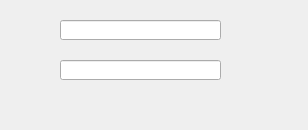
<?xml version="1.0" encoding="UTF-8"?>
<ui version="4.0">
 <class>EnterAddress</class>
 <widget class="QDialog" name="EnterAddress">
  <property name="geometry">
   <rect>
    <x>0</x>
    <y>0</y>
    <width>308</width>
    <height>130</height>
   </rect>
  </property>
  <property name="windowTitle">
   <string>Dialog</string>
  </property>
  <widget class="QLineEdit" name="lineEdit">
   <property name="geometry">
    <rect>
     <x>60</x>
     <y>20</y>
     <width>161</width>
     <height>20</height>
    </rect>
   </property>
  </widget>
  <widget class="QLineEdit" name="lineEdit_2">
   <property name="geometry">
    <rect>
     <x>60</x>
     <y>60</y>
     <width>161</width>
     <height>20</height>
    </rect>
   </property>
  </widget>
  <widget class="QLabel" name="label">
   <property name="geometry">
    <rect>
     <x>110</x>
     <y>40</y>
     <width>47</width>
     <height>13</height>
    </rect>
   </property>
   <property name="text">
    <string/>
   </property>
  </widget>
 </widget>
 <resources/>
 <connections/>
</ui>
